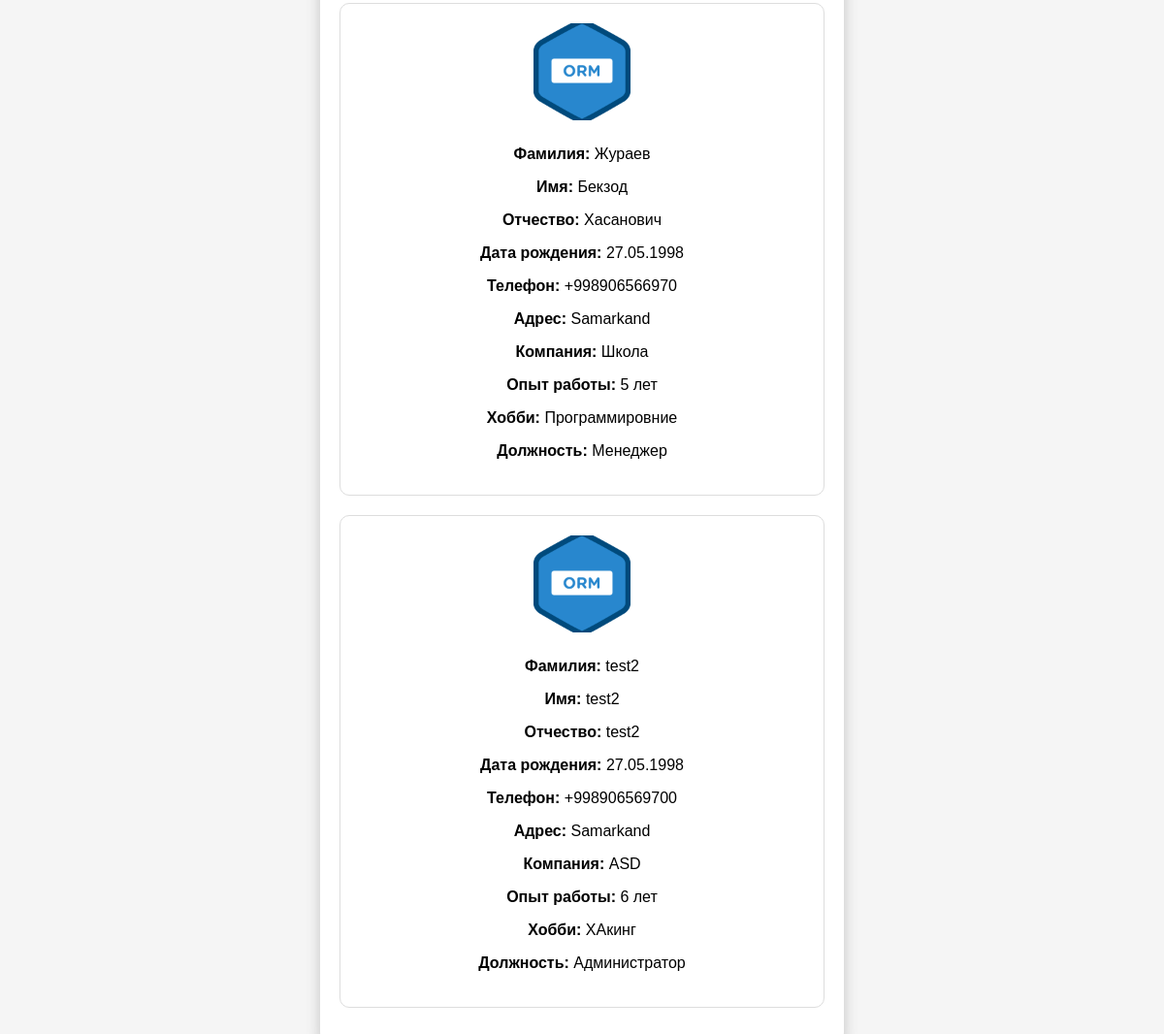
The app's page /staff/ (signed in, lower part), older data.
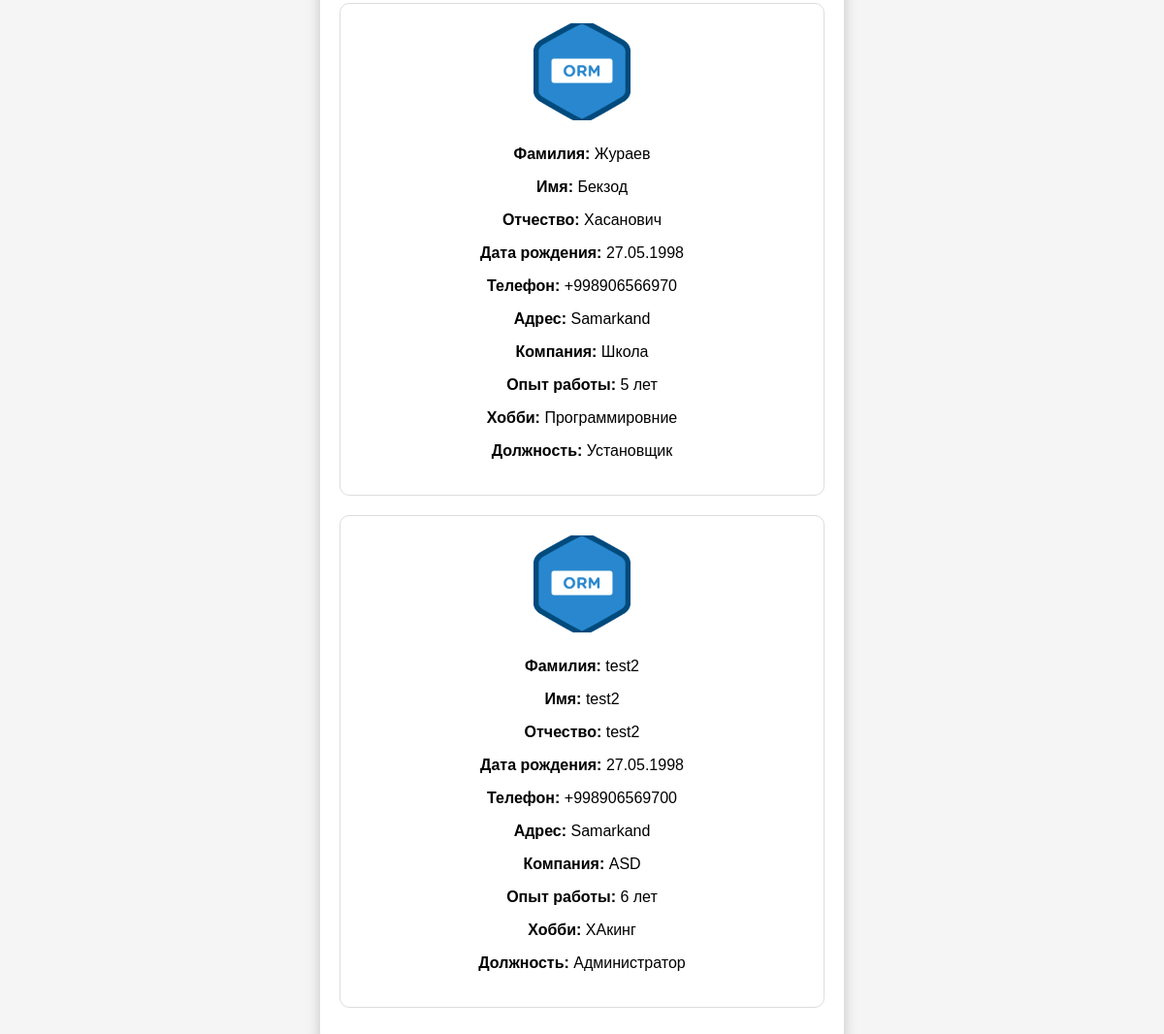
The same page, newer data.
### backend/models.py (models this page shows)
class Profile(models.Model):
    POSITION_CHOICES = [
        ("manager", "Менеджер"),
        ("admin", "Администратор"),
        ("supplier", "Снабженец"),
        ("chief", "Главный ЦЕХа"),
        ("installer", "Установщик"),
        ("technologist", "Технолог"),
        ("designer", "Дизайнер"),
    ]
    username = models.OneToOneField(User, on_delete=models.CASCADE, related_name='profile')
    name = models.CharField(max_length=200, null=True, blank=True, default=None)
    lastname = models.CharField(max_length=200, null=True, blank=True, default=None)
    middle_name = models.CharField(max_length=200, null=True, blank=True, default=None)
    date_birth = models.DateField(null=True, blank=True, default=None)
    phone = PhoneNumberField(blank=True)
    adress = models.CharField(max_length=200,blank=True)
    last_job=models.CharField(max_length=200,blank=True)
    work_exp=models.CharField(max_length=200,blank=True)
    position = models.CharField(max_length=20, choices=POSITION_CHOICES)
    hobby=models.CharField(max_length=60,blank=True)
    photo = models.ImageField(blank=True, upload_to='pictures/')
    approve=models.BooleanField(default=False)

### backend/views.py (the view)
# urls.py: path('staff/',views.Staff.as_view(),name='staff'),
class Staff(LoginRequiredMixin,TemplateView):
   template_name = 'staff.html'
   login_url = reverse_lazy('login')
   def get_context_data(self, *, object_list=None, **kwargs):
      context = super().get_context_data(**kwargs)
      search=self.request.GET.get('search')
      if search:
         context['profile'] = Profile.objects.filter(
            approve=True
         ).filter(
            Q(name__icontains=search) |
            Q(lastname__icontains=search) |
            Q(middle_name__icontains=search)  # Add more fields as necessary
         ).order_by('-id')
      else:
         context['profile'] = Profile.objects.filter(approve=True).order_by('-id')
      return context

### backend/templates/staff.html (shortened to what this page needs)
{% if request.user.profile.approve %}
<!DOCTYPE html>
<html lang="ru">
<head>
</head>
<body>
    <div class="container">
        <div class="applications">
            {% for item in profile %}
            <div class="application">
                <img src="/{{item.photo}}" alt="Фото сотрудника" class="photo-placeholder">
                <div class="info">
                    <p><strong>Фамилия:</strong> {{item.lastname}}</p>
                    <p><strong>Имя:</strong> {{item.name}}</p>
                    <p><strong>Отчество:</strong> {{item.middle_name}}</p>
                    <p><strong>Дата рождения:</strong> {{ item.date_birth|date:"d.m.Y" }}</p>
                    <p><strong>Телефон:</strong> {{item.phone}}</p>
                    <p><strong>Адрес:</strong> {{item.adress}}</p>
                    <p><strong>Компания:</strong> {{item.last_job}}</p>
                    <p><strong>Опыт работы:</strong> {{item.work_exp}}</p>
                    <p><strong>Хобби:</strong> {{item.hobby}}</p>
                    <p><strong>Должность:</strong> {{item.get_position_display }}</p>
                </div>
            </div>
            {% endfor %}
        </div>
    </div>
</body>
</html>
{% else %}
{% include 'waiting.html' %}
{% endif %}

Row changes from the older to the newer data that the page shows:
changed Profile "Жураев": position "Менеджер" → "Установщик"
